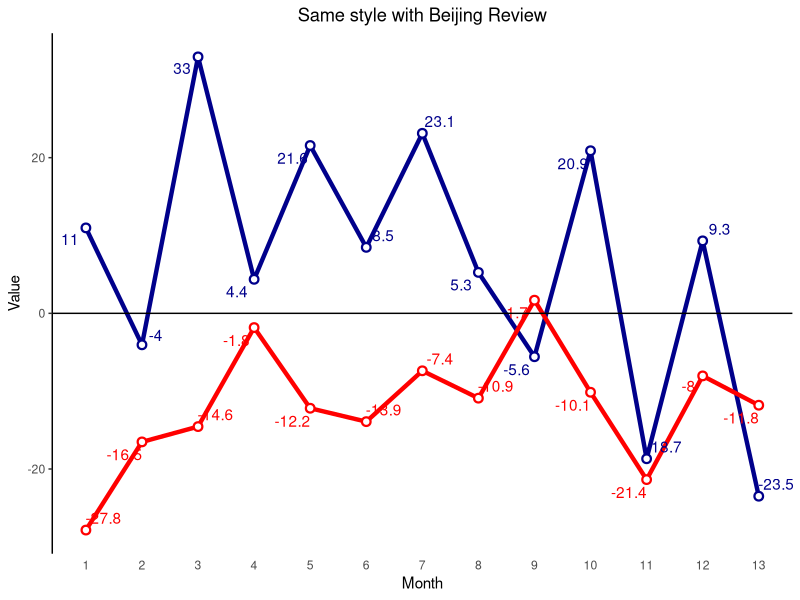

This figure's R source:
## ---- chunk 1
library(tidyverse)
library(ggrepel)
set.seed(13)
x <- 1:13
a <- rnorm(n =13, mean = 1, sd=18)
b <- rnorm(n =13, mean = -13, sd=8)

df <- tibble(x,a,b)

ggplot(data = df)+
  geom_line(aes(x,a),size = 1.5, color = "blue4") +
  geom_point(aes(x,a),color = "blue4", pch = 19, size = 3) +
  geom_point(aes(x,a),color = "white", pch = 19, size = 1.5)+
  
  geom_line(aes(x,b),size = 1.5, color = "red") +
  geom_point(aes(x,b),color = "red", pch = 19, size = 3) +
  geom_point(aes(x,b),color = "white", pch = 19, size = 1.5)+
  geom_text_repel(aes(x,b,label =round(b,1)),color="red", xlim = c(0,Inf))+
  geom_text_repel(aes(x,a,label =round(a,1)),color="blue4", xlim = c(0,Inf))+
  geom_hline(yintercept = 0)+
  labs(x = "Month", 
       y = "Value",
       title = "Same style with Beijing Review")+
  scale_x_continuous(breaks = c(1:13))+
  theme_classic()+
  theme(
    axis.ticks.x = element_blank(),
    axis.line.x = element_blank(),
    plot.title = element_text(hjust = 0.5)
    )
